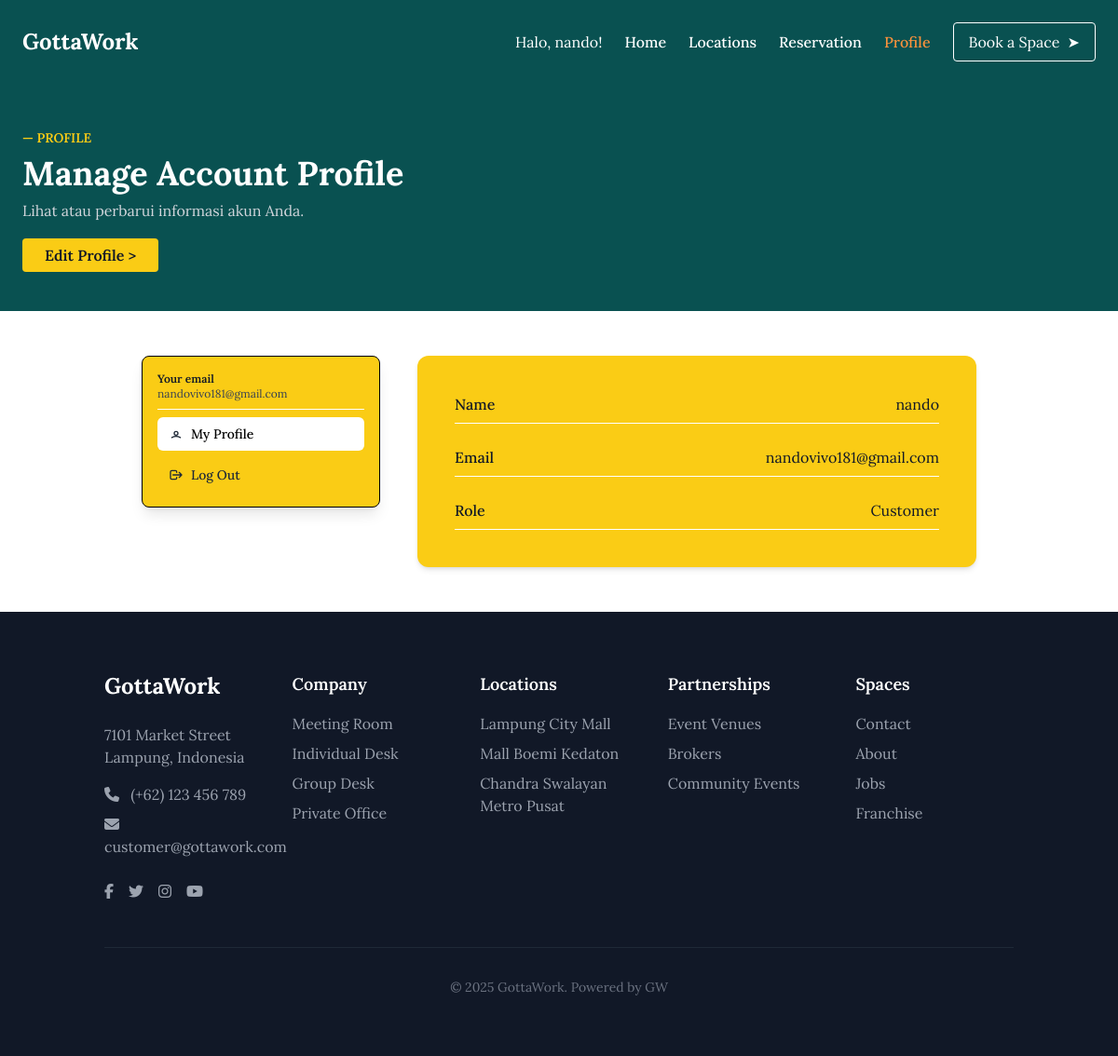
The app's page /customer/profile.php (signed in), older data.
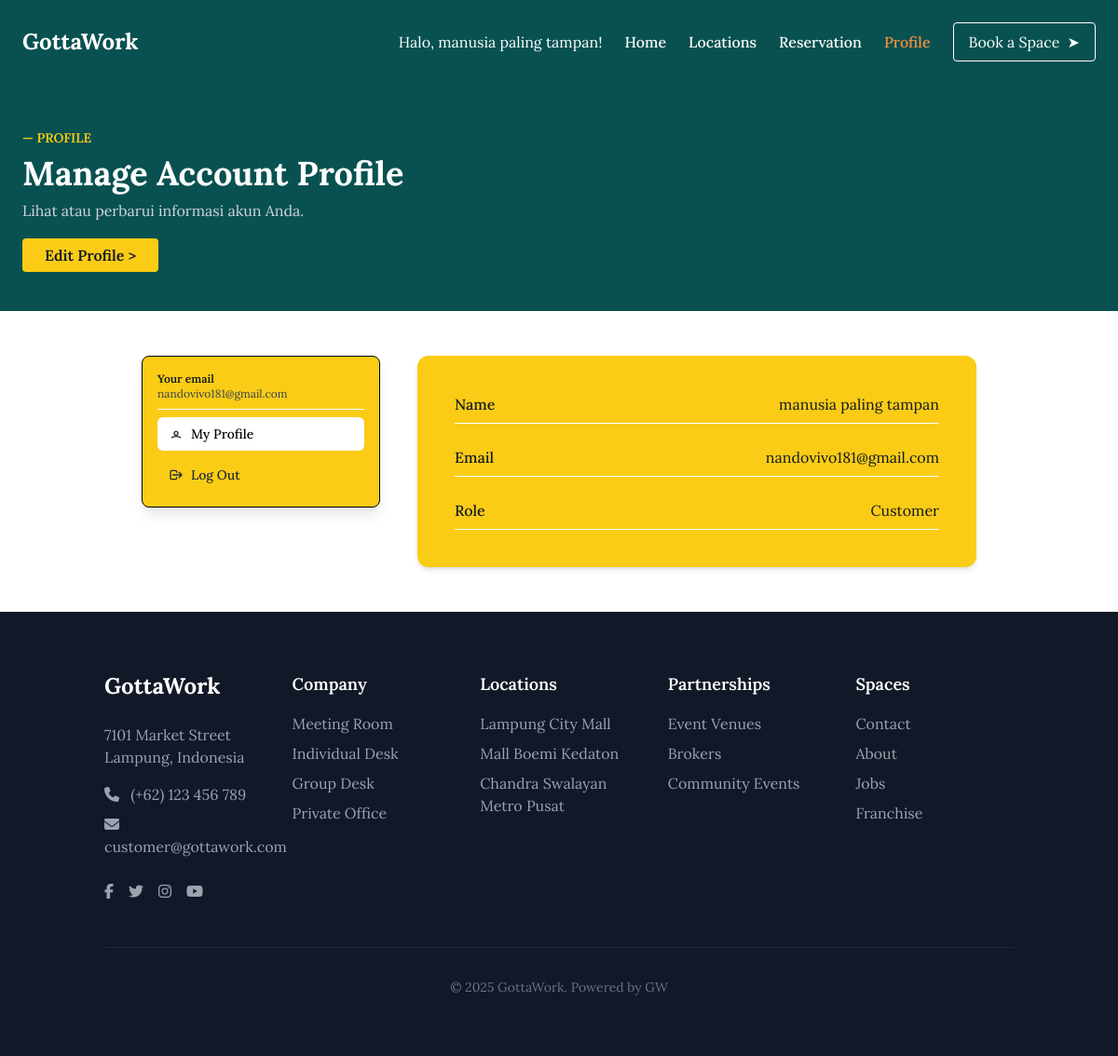
The same page, newer data.
### tables this page shows
CREATE TABLE `users` (
  `id` int NOT NULL,
  `name` varchar(100) NOT NULL,
  `email` varchar(100) NOT NULL,
  `role` enum('Customer','Manager','Staff') NOT NULL,
  `password` varchar(255) NOT NULL,
  `created_at` timestamp NULL DEFAULT CURRENT_TIMESTAMP
);

### customer/profile.php (the view, shortened to what the changed rows need)
<?php
require_once '../db.php';
$current_user_id = (int)$_SESSION['id'];
try {
    $sql = "SELECT * FROM users WHERE id = :id";
    $stmt = $conn->prepare($sql);
    $stmt->bindParam(':id', $current_user_id, PDO::PARAM_INT);
    $stmt->execute();
    $stmt->setFetchMode(PDO::FETCH_ASSOC);
    $user = $stmt->fetch();
} catch (PDOException $e) {
    die("Error saat mengambil data pengguna: " . $e->getMessage());
}
?>
<!DOCTYPE html>
<html lang="en">
<head>
    <script src="https://cdn.tailwindcss.com"></script>
</head>
<body class="flex flex-col min-h-screen">
    <div class="flex-grow">
        <?php
          $active_page = 'profile';
          require_once '../includes/header_customer.php';
        ?>
        <div class="bg-custom-gray text-white">
            <section class="max-w-7xl mx-auto px-6 py-12">
                <h2 class="text-4xl font-bold">Manage Account Profile</h2>
            </section>
        </div>
        <main class="py-12 px-4 bg-white flex justify-center">
            <div class="flex gap-10 flex-col md:flex-row items-start">
                <div class="bg-yellow-400 rounded-lg shadow-lg w-64 p-4 space-y-2 border border-black">
                    <div>
                      <p class="text-xs font-semibold text-gray-900">Your email</p>
                      <p class="text-xs text-gray-700"><?= htmlspecialchars($user['email']) ?></p>
                    </div>
                </div>
                <div id="profile" class="bg-yellow-400 rounded-xl w-[600px] p-6 sm:p-10 shadow-md">
                    <div class="space-y-6 text-sm sm:text-base text-gray-900">
                        <div class="border-b border-white pb-2 flex justify-between">
                          <span class="font-medium">Name</span>
                          <span class="font-light"><?= htmlspecialchars($user['name']) ?></span>
                        </div>
                        <div class="border-b border-white pb-2 flex justify-between">
                          <span class="font-medium">Email</span>
                          <span class="font-light"><?= htmlspecialchars($user['email']) ?></span>
                        </div>
                        <div class="border-b border-white pb-2 flex justify-between">
                          <span class="font-medium">Role</span>
                          <span class="font-light"><?= htmlspecialchars($user['role']) ?></span>
                        </div>
                    </div>
                </div>
            </div>
        </main>
    </div>
    <?php
        require_once '../includes/footer.php';
    ?>
</body>
</html>

### includes/header_customer.php (shortened to what the changed rows need)
<?php
$current_page = $active_page ?? '';
function is_active($page_name, $current_page) {
    return $page_name === $current_page ? 'text-orange-400 font-medium underline-offset-4' : 'text-white hover:text-orange-400 font-medium';
}
?>
<div class="bg-custom-gray">
  <header class="text-white py-6 px-6 flex items-center justify-between max-w-7xl mx-auto">
    <div class="flex items-center">
        <span class="mr-6">Halo, <?php echo htmlspecialchars($_SESSION['name']); ?>!</span>
        <nav class="flex items-center space-x-6">
            <a href="homepage.php" class="<?php echo is_active('home', $current_page); ?>">Home</a>
            <a href="ketersediaanws.php" class="<?php echo is_active('locations', $current_page); ?>">Locations</a>
            <a href="membatalkanreservasi.php" class="<?php echo is_active('reservation', $current_page); ?>">Reservation</a>
            <a href="profile.php" class="<?php echo is_active('profile', $current_page); ?>">Profile</a>
            <a href="ketersediaanws.php" class="ml-4 border border-white text-white px-4 py-2 rounded hover:bg-white hover:text-gray-800 transition">
            </a>
        </nav>
    </div>
  </header>
</div>

Row changes from the older to the newer data that the page shows:
changed users "nandovivo181@gmail.com": name "nando" → "manusia paling tampan"
Text that changed along with them:
$_SESSION['name']: "nando" → "manusia paling tampan"
